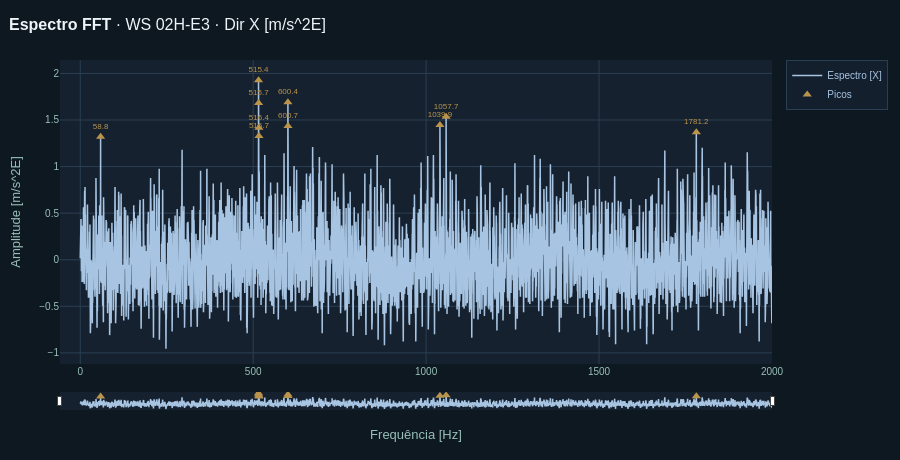

Notebook source saved alongside this figure:
### Code cell
# ── Plot do Espectro ─────────────────────────────────────────
if not chs:
    print("⚠ Sem espectro para plotar.")
else:
    CH_IDX = 0         # ← altere para outro canal
    ch     = chs[CH_IDX]
    freqs  = ch["freqs"]
    values = ch["values"]
    eu     = ch["eu"]
    dir_s  = DIRECTION_MAP.get(ch["direction"], str(ch["direction"]))
    speed  = ch["speed"]

    # Top 10 picos
    pk_idx = np.argsort(values)[::-1][:10]
    pk_f, pk_v = freqs[pk_idx], values[pk_idx]

    # Harmônicas de rotação
    harm = []
    if speed > 0:
        for h in range(1, 6):
            hf = (speed / 60) * h
            if ch["start_freq"] <= hf <= ch["end_freq"]:
                harm.append((hf, f"{h}X {hf:.1f}Hz"))

    fig = go.Figure()
    fig.add_trace(go.Scatter(x=freqs, y=values, fill="tozeroy",
                             fillcolor="rgba(50,85,110,0.08)",
                             line=dict(color="rgba(0,0,0,0)"),
                             showlegend=False, hoverinfo="skip"))
    fig.add_trace(go.Scatter(x=freqs, y=values, mode="lines",
                             name=f"Espectro [{dir_s}]",
                             line=dict(color=C_ACCENT, width=1.5),
                             hovertemplate="<b>%{x:.2f} Hz</b><br>%{y:.5f} " + eu + "<extra></extra>"))
    fig.add_trace(go.Scatter(x=pk_f, y=pk_v, mode="markers+text",
                             name="Picos",
                             marker=dict(size=8, color=C_WARN, symbol="triangle-up"),
                             text=[f"{f:.1f}" for f in pk_f],
                             textposition="top center",
                             textfont=dict(size=8, color=C_WARN),
                             hovertemplate="<b>%{x:.2f} Hz</b><br>%{y:.5f} "+eu+"<extra>Pico</extra>"))
    for hf, hlabel in harm:
        fig.add_vline(x=hf, line=dict(color="rgba(94,105,158,0.6)", width=1, dash="dot"),
                      annotation_text=hlabel, annotation_font=dict(size=8, color=C_PURPLE))

    layout = {**PLOTLY_BASE}
    layout.update(dict(
        title=dict(text=f"<b>Espectro FFT</b> · {POINT_NAME} · Dir {dir_s} [{eu}]",
                   font=dict(size=16, color=C_TEXT), x=0.01),
        xaxis=dict(**PLOTLY_BASE["xaxis"],
                   title=dict(text="Frequência [Hz]", font=dict(color=C_TEXT_MID)),
                   rangeslider=dict(visible=True, bgcolor=C_PANEL, thickness=0.05)),
        yaxis=dict(**PLOTLY_BASE["yaxis"],
                   title=dict(text=f"Amplitude [{eu}]", font=dict(color=C_TEXT_MID))),
        height=460,
    ))
    fig.update_layout(**layout)
    fig.show()
    print(f"  Pico máx: {pk_f[0]:.2f} Hz → {pk_v[0]:.5f} {eu}")

### Figure 1 — Plotly figure (JSON) as saved in the notebook; plotly's stock layout.template omitted (floating-point values rounded to 4 significant figures; data arrays with more than 128 entries replaced by an {"elided": "..."} marker saying what was removed)
{"data": [{"fill": "tozeroy", "fillcolor": "rgba(50,85,110,0.08)", "hoverinfo": "skip", "line": {"color": "rgba(0,0,0,0)"}, "showlegend": false, "type": "scatter", "x": {"elided": "8192 float values"}, "y": {"elided": "8192 float values"}}, {"hovertemplate": "<b>%{x:.2f} Hz</b><br>%{y:.5f} m/s^2E<extra></extra>", "line": {"color": "#A7C5E2", "width": 1.5}, "mode": "lines", "name": "Espectro [X]", "type": "scatter", "x": {"elided": "8192 float values"}, "y": {"elided": "8192 float values"}}, {"hovertemplate": "<b>%{x:.2f} Hz</b><br>%{y:.5f} m/s^2E<extra>Pico</extra>", "marker": {"color": "#BA944B", "size": 8, "symbol": "triangle-up"}, "mode": "markers+text", "name": "Picos", "text": ["515.4", "600.4", "515.7", "1057.7", "1039.9", "600.7", "516.4", "1781.2", "516.7", "58.8"], "textfont": {"color": "#BA944B", "size": 8}, "textposition": "top center", "type": "scatter", "x": [515.4, 600.4, 515.7, 1058.0, 1040.0, 600.7, 516.4, 1781.0, 516.7, 58.85], "y": [1.927, 1.692, 1.682, 1.535, 1.447, 1.437, 1.417, 1.368, 1.329, 1.319]}], "layout": {"font": {"color": "#98C0B8", "family": "sans-serif", "size": 11}, "height": 460, "hovermode": "x unified", "legend": {"bgcolor": "rgba(22,33,48,0.9)", "bordercolor": "#2a3f52", "borderwidth": 1, "font": {"color": "#A7C5E2", "size": 10}}, "margin": {"b": 50, "l": 60, "r": 40, "t": 60}, "paper_bgcolor": "#0e1820", "plot_bgcolor": "#162130", "title": {"font": {"color": "#EEF4F9", "size": 16}, "text": "<b>Espectro FFT</b> · WS 02H-E3 · Dir X [m/s^2E]", "x": 0.01}, "xaxis": {"gridcolor": "#2a3f52", "rangeslider": {"bgcolor": "#162130", "thickness": 0.05, "visible": true}, "tickfont": {"color": "#98C0B8", "size": 10}, "title": {"font": {"color": "#98C0B8"}, "text": "Frequência [Hz]"}, "zeroline": false}, "yaxis": {"gridcolor": "#2a3f52", "tickfont": {"color": "#98C0B8", "size": 10}, "title": {"font": {"color": "#98C0B8"}, "text": "Amplitude [m/s^2E]"}, "zeroline": false}}}
